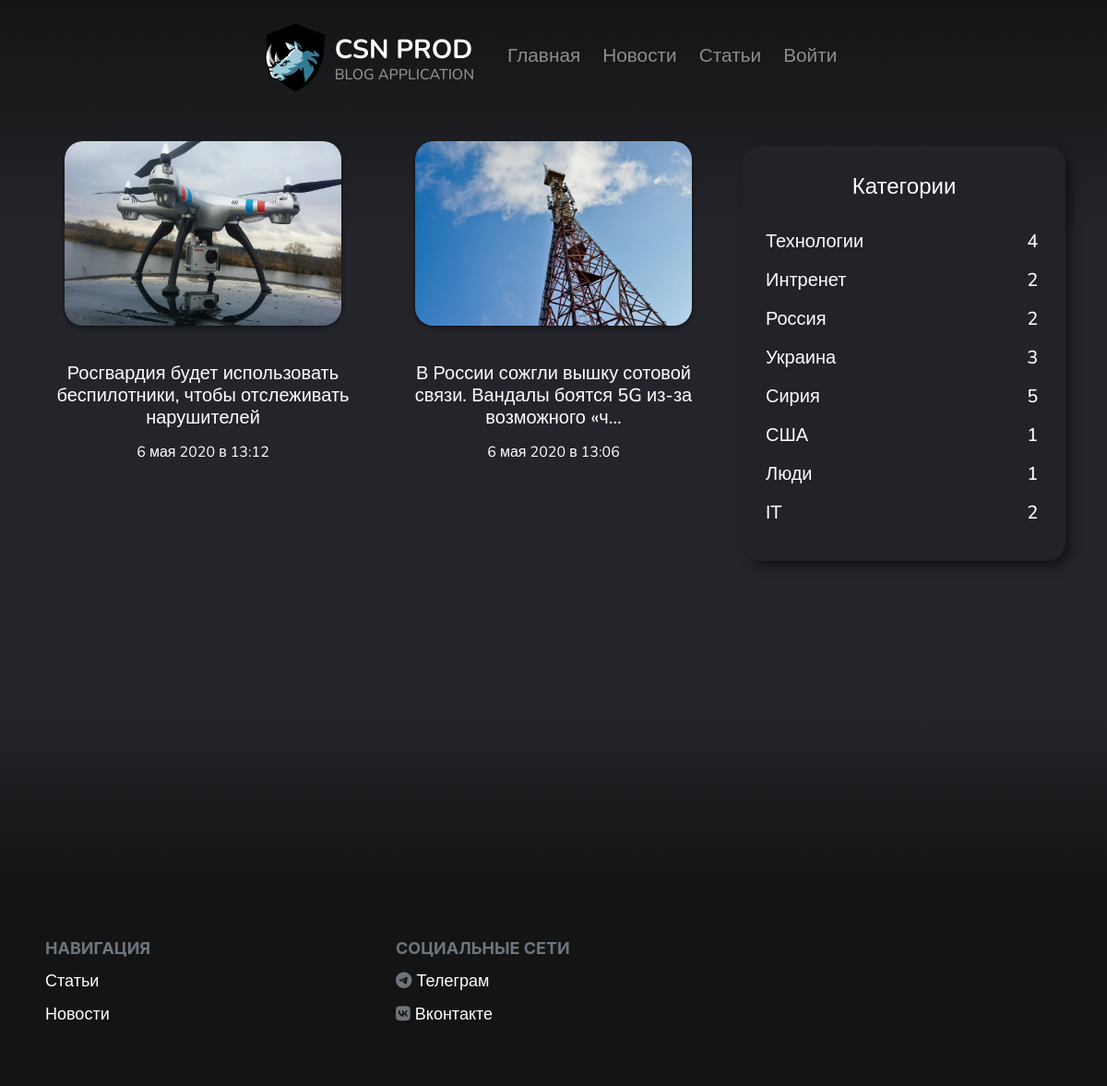
/news/russia, run on an earlier commit of the app's database.
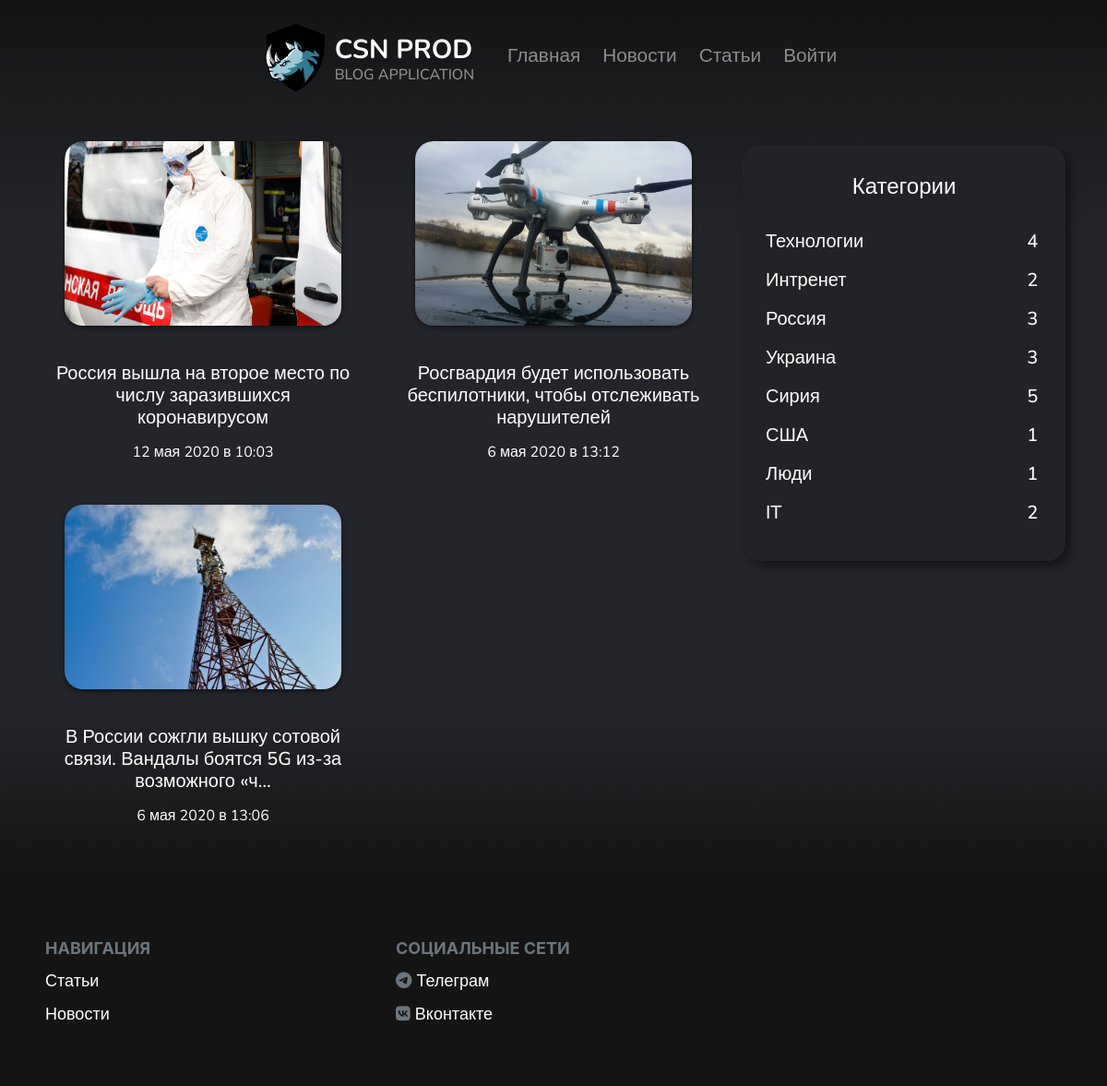
And on a later commit of the database.
### news/models.py (models this page shows, shortened)
class News(models.Model):
    title = models.CharField(max_length=128)
    text = models.TextField()
    image = models.ImageField(upload_to='media/news')
    category = models.ForeignKey(CategoryNews, blank=True, null=True, on_delete=models.CASCADE)
    author = models.ForeignKey(User, default=1, on_delete=models.CASCADE)
    publication_date = models.DateTimeField(auto_now_add=True)
    on_main = models.BooleanField(default=False)
    img_to_slider = models.BooleanField(default=False)
    is_active = models.BooleanField(default=True)
    class Meta:
        verbose_name = 'Новости'
        verbose_name_plural = 'Новости'

### news/views.py (the view)
# urls.py: path('russia', views.NewsRussia.as_view(), name='news-russia'),
class NewsRussia(ListView):
    model = News
    template_name = 'news/news_category.html'
    def get_context_data(self, **kwargs):
        ctx = super(NewsRussia, self).get_context_data(**kwargs)
        ctx['news'] = News.objects.filter(category=3).order_by('-id')
        ctx['title'] = 'Россия'
        ctx['category'] = get_category()
        return ctx

### news/views.py (called while the page is built)
def get_category():
    category = CategoryNews.objects.all()
    all_category = dict()
    number = 0
    for item in category:
        number += 1
        all_category[item.name] = News.objects.filter(category=number).count()
    return all_category

### templates/news/news_category.html
{% extends 'category_news_main.html' %}

### templates/category_news_main.html
{% extends 'main.html' %}
{% block main %}
  <div class="container wow fadeIn" data-wow-delay="1s">
    <div class="row">
      <div class="col-8" id="post_list">
        <div class="row">
          {% for post in news %}
            <div class="col-6" id="post">
              <div class="image">
                <img id="img_post" src="{{ post.image.url }}" alt="Изображение поста">
              </div>
              <a href="{% url 'news-detail' post.id %}"><h5>{{ post.title|striptags|truncatechars:75 }}</h5></a>
              <p>{{ post.publication_date|date:'j E Y в H:i' }}</p>
            </div>
          {% endfor %}
        </div>
      </div>
      <div class="col-4 category">
        <div class="category-content">
          <h4>Категории</h4>
          <div class="row">
            <div class="col-10">
              <a href="{% url 'news-technologies' %}"><h5>Технологии</h5></a>
              <a href="{% url 'news-internet' %}"><h5>Интренет</h5></a>
              <a href="{% url 'news-russia' %}"><h5>Россия</h5></a>
              <a href="{% url 'news-ukraine' %}"><h5>Украина</h5></a>
              <a href="{% url 'news-siriy' %}"><h5>Сирия</h5></a>
              <a href="{% url 'news-usa' %}"><h5>США</h5></a>
              <a href="{% url 'news-people' %}"><h5>Люди</h5></a>
              <a href="{% url 'news-it' %}"><h5>IT</h5></a>
            </div>
            <div class="col-2">
              {% for key, value in category.items %}
                <h5>{{ value }}</h5>
              {% endfor %}
            </div>
          </div>
        </div>
      </div>
    </div>
  </div>
{% endblock %}

What changed in the data, as far as the page shows it:
added News: image (picture), title "Россия вышла на второе место по числу заразившихся коронавирусом", publication_date "12 мая 2020 в 10:03"
Also different on the page:
new list line: "3"
list line gone: "2"
